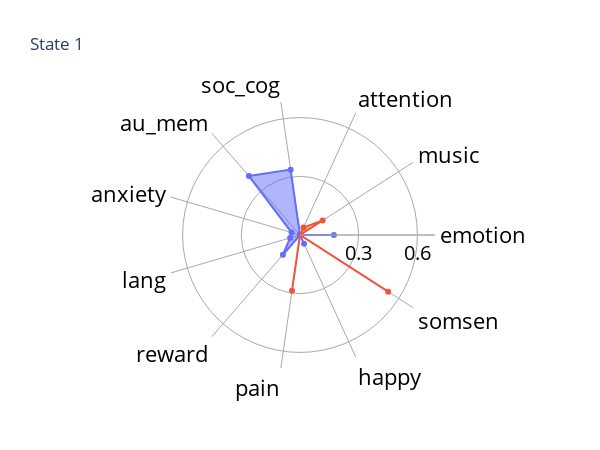
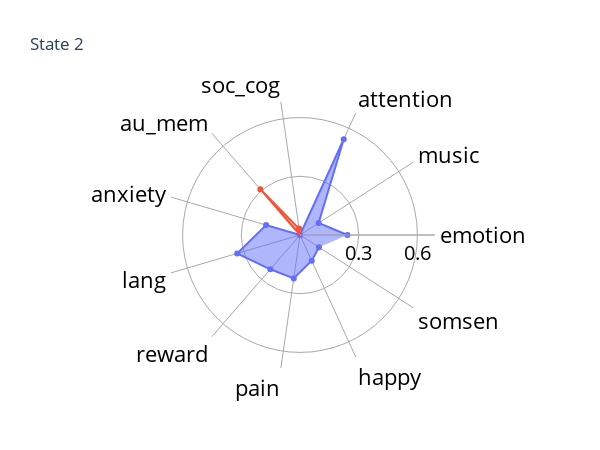
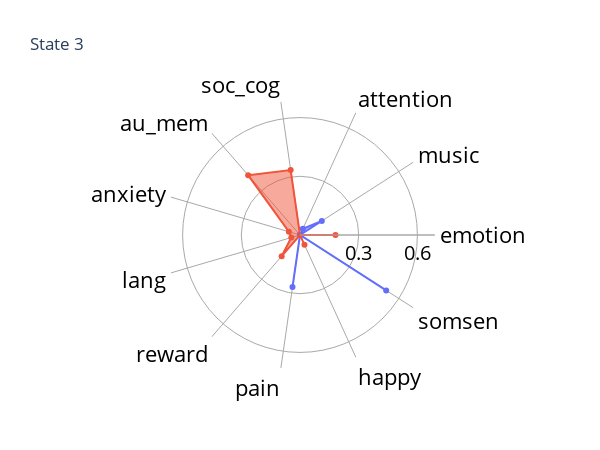
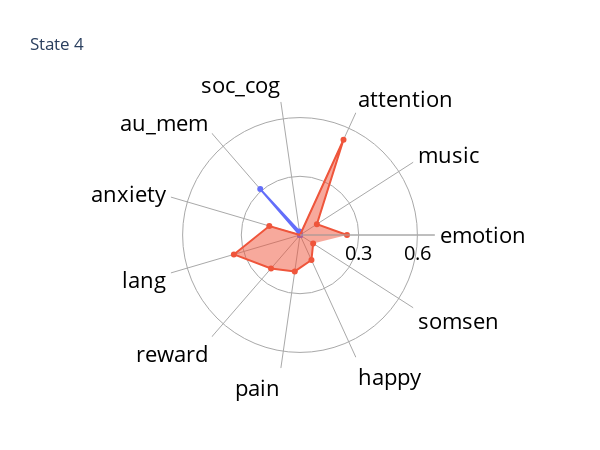

The notebook cell saved with these charts, in order:
### Markdown cell above
### Step 5: Calculating correlation with Neurosynth topic maps for 4 brain states ###

### Code cell
#Loading data
mean_bs_4 = np.load('data/fixed_mean_bs_4.npy')

#Calculating correlation and saving output
ns_dict_4 = pd.DataFrame()

for i in range(4):
    for key, value in neurosynth.items():
        corr_4_ns = pearsonr(mean_bs_4[i], value)[0]
        ns_dict_4 = pd.concat([ns_dict_4, pd.DataFrame({'State': i+1,
                                                    'Topc map': key,
                                                    'Correlation': corr_4_ns
                                                   },index=[0])],axis=0)

        
#Calculating the absolute value of negative correlation
corr_neg_4_ns = []

for i in range(44):
    corr_4 = ns_dict_4.iloc[i]['Correlation']
    if corr_4 < 0:
        corr_neg_4_ns.append(abs(corr_4))
    else:
        corr_neg_4_ns.append(0)
        
#Updating dictionary
ns_dict_4['Correlation_neg'] = corr_neg_4_ns

#Plotting Neurosynth topic maps correlations
maps_names = list(neurosynth.keys())

for i in range(1,5):
    ns_data_4 = ns_dict_4.where(ns_dict_4['State'] == i).dropna()
    corr_pos = np.array(ns_data_4['Correlation'])
    corr_neg = np.array(ns_data_4['Correlation_neg'])
        
    fig = go.Figure()

    fig.add_trace(go.Scatterpolar(r= corr_neg, theta = maps_names, fill='toself',name='Negative correlation'))
    fig.add_trace(go.Scatterpolar(r= corr_pos, theta = maps_names, fill='toself', name='Positive correlation'))

    fig.update_layout(polar=dict(bgcolor = '#ffffff', radialaxis=dict(visible=True,range=[0,0.69], color = '#000000', gridcolor = '#A9A9A9',  linecolor = '#A9A9A9', showline = True, tickvals = [0.3, 0.6], tickfont = dict(size = 20, color = '#000000')), angularaxis = dict(visible = True, color = '#000000', showgrid = True, gridcolor = '#A9A9A9', tickfont = dict(size = 22))),showlegend = False, title = f'State {i}')
   
    fig.update_layout(width = 600)
    fig.update_layout(height= 450)
    fig.show()

### Figure 1 — Plotly figure (JSON) as saved in the notebook; plotly's stock layout.template omitted (floating-point values rounded to 4 significant figures)
{"data": [{"fill": "toself", "name": "Negative correlation", "r": [0.1731, 0, 0, 0.3375, 0.3988, 0.04479, 0.0526, 0.1335, 0, 0.04986, 0], "theta": ["emotion", "music", "attention", "soc_cog", "au_mem", "anxiety", "lang", "reward", "pain", "happy", "somsen"], "type": "scatterpolar"}, {"fill": "toself", "name": "Positive correlation", "r": [-0.1731, 0.1376, 0.04255, -0.3375, -0.3988, -0.04479, -0.0526, -0.1335, 0.2881, -0.04986, 0.5357], "theta": ["emotion", "music", "attention", "soc_cog", "au_mem", "anxiety", "lang", "reward", "pain", "happy", "somsen"], "type": "scatterpolar"}], "layout": {"height": 450, "polar": {"angularaxis": {"color": "#000000", "gridcolor": "#A9A9A9", "showgrid": true, "tickfont": {"size": 22}, "type": "category", "visible": true}, "bgcolor": "#ffffff", "radialaxis": {"autorange": false, "color": "#000000", "gridcolor": "#A9A9A9", "linecolor": "#A9A9A9", "range": [0, 0.69], "showline": true, "tickfont": {"color": "#000000", "size": 20}, "tickvals": [0.3, 0.6], "type": "linear", "visible": true}}, "showlegend": false, "title": {"text": "State 1"}, "width": 600}}

### Figure 2 — Plotly figure (JSON) as saved in the notebook; plotly's stock layout.template omitted (floating-point values rounded to 4 significant figures)
{"data": [{"fill": "toself", "name": "Negative correlation", "r": [0.2425, 0.1133, 0.5382, 0, 0, 0.1807, 0.3348, 0.232, 0.224, 0.1443, 0.1153], "theta": ["emotion", "music", "attention", "soc_cog", "au_mem", "anxiety", "lang", "reward", "pain", "happy", "somsen"], "type": "scatterpolar"}, {"fill": "toself", "name": "Positive correlation", "r": [-0.2425, -0.1133, -0.5382, 0.03305, 0.3097, -0.1807, -0.3348, -0.232, -0.224, -0.1443, -0.1153], "theta": ["emotion", "music", "attention", "soc_cog", "au_mem", "anxiety", "lang", "reward", "pain", "happy", "somsen"], "type": "scatterpolar"}], "layout": {"height": 450, "polar": {"angularaxis": {"color": "#000000", "gridcolor": "#A9A9A9", "showgrid": true, "tickfont": {"size": 22}, "type": "category", "visible": true}, "bgcolor": "#ffffff", "radialaxis": {"autorange": false, "color": "#000000", "gridcolor": "#A9A9A9", "linecolor": "#A9A9A9", "range": [0, 0.69], "showline": true, "tickfont": {"color": "#000000", "size": 20}, "tickvals": [0.3, 0.6], "type": "linear", "visible": true}}, "showlegend": false, "title": {"text": "State 2"}, "width": 600}}

### Figure 3 — Plotly figure (JSON) as saved in the notebook; plotly's stock layout.template omitted (floating-point values rounded to 4 significant figures)
{"data": [{"fill": "toself", "name": "Negative correlation", "r": [0, 0.1325, 0.03513, 0, 0, 0, 0, 0, 0.2685, 0, 0.5236], "theta": ["emotion", "music", "attention", "soc_cog", "au_mem", "anxiety", "lang", "reward", "pain", "happy", "somsen"], "type": "scatterpolar"}, {"fill": "toself", "name": "Positive correlation", "r": [0.1815, -0.1325, -0.03513, 0.3354, 0.4046, 0.05922, 0.04633, 0.1432, -0.2685, 0.05505, -0.5236], "theta": ["emotion", "music", "attention", "soc_cog", "au_mem", "anxiety", "lang", "reward", "pain", "happy", "somsen"], "type": "scatterpolar"}], "layout": {"height": 450, "polar": {"angularaxis": {"color": "#000000", "gridcolor": "#A9A9A9", "showgrid": true, "tickfont": {"size": 22}, "type": "category", "visible": true}, "bgcolor": "#ffffff", "radialaxis": {"autorange": false, "color": "#000000", "gridcolor": "#A9A9A9", "linecolor": "#A9A9A9", "range": [0, 0.69], "showline": true, "tickfont": {"color": "#000000", "size": 20}, "tickvals": [0.3, 0.6], "type": "linear", "visible": true}}, "showlegend": false, "title": {"text": "State 3"}, "width": 600}}

### Figure 4 — Plotly figure (JSON) as saved in the notebook; plotly's stock layout.template omitted (floating-point values rounded to 4 significant figures)
{"data": [{"fill": "toself", "name": "Negative correlation", "r": [0, 0, 0, 0.01844, 0.3103, 0, 0, 0, 0, 0, 0], "theta": ["emotion", "music", "attention", "soc_cog", "au_mem", "anxiety", "lang", "reward", "pain", "happy", "somsen"], "type": "scatterpolar"}, {"fill": "toself", "name": "Positive correlation", "r": [0.2402, 0.1027, 0.5352, -0.01844, -0.3103, 0.1635, 0.3524, 0.2261, 0.188, 0.1407, 0.07995], "theta": ["emotion", "music", "attention", "soc_cog", "au_mem", "anxiety", "lang", "reward", "pain", "happy", "somsen"], "type": "scatterpolar"}], "layout": {"height": 450, "polar": {"angularaxis": {"color": "#000000", "gridcolor": "#A9A9A9", "showgrid": true, "tickfont": {"size": 22}, "type": "category", "visible": true}, "bgcolor": "#ffffff", "radialaxis": {"autorange": false, "color": "#000000", "gridcolor": "#A9A9A9", "linecolor": "#A9A9A9", "range": [0, 0.69], "showline": true, "tickfont": {"color": "#000000", "size": 20}, "tickvals": [0.3, 0.6], "type": "linear", "visible": true}}, "showlegend": false, "title": {"text": "State 4"}, "width": 600}}
